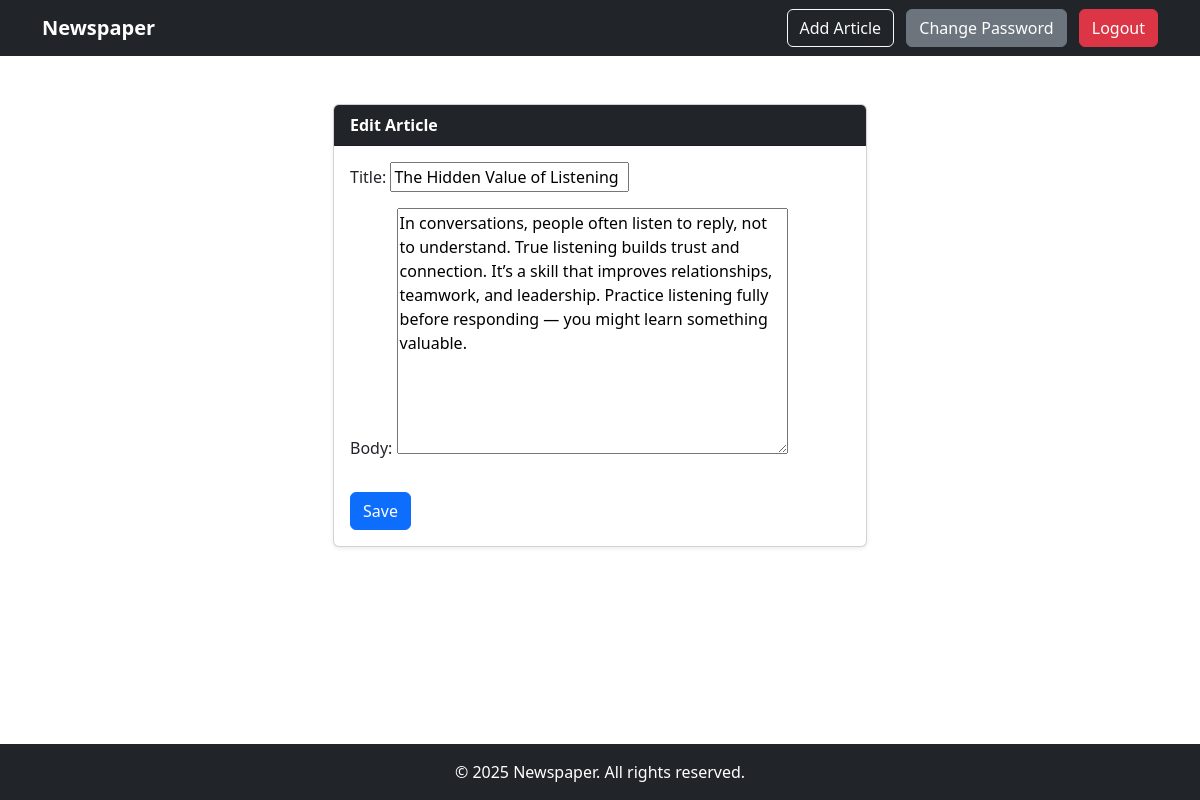
Screenshot of /edit_article/5 (signed in) with the database file from the repository.
### articles/models.py (models this page shows, shortened)
class Article(models.Model):
    title = models.CharField(max_length=100)
    body = models.TextField()
    author = models.ForeignKey(User, on_delete=models.CASCADE)
    create_at = models.DateTimeField(auto_now_add=True)  # Add Date Automatically

### articles/views.py (the view)
# urls.py: path("edit_article/<int:pk>", views.EditArticle, name="edit_article"),
def EditArticle(request, pk):
    article = Article.objects.get(id=pk)
    form = ArticleForm(instance=article)
    if request.method == "POST":
        form = ArticleForm(request.POST, instance=article)
        if form.is_valid():
            form.save()
            return redirect("article_details", pk=article.pk)
    context = {"form": form}
    return render(request, "articles/edit_article.html", context)

### articles/forms.py
class ArticleForm(forms.ModelForm):
    class Meta:
        model = Article
        fields = ["title", "body"]

### templates/articles/edit_article.html
{% extends "base.html" %} {% block content %}
<div class="container mt-4">
  <div class="row justify-content-center">
    <div class="col-md-8 col-lg-6">
      <div class="card shadow-sm">
        <div class="card-header bg-dark text-white fw-bold">Edit Article</div>
        <div class="card-body">
          <form action="" method="post">
            {% csrf_token %} {{ form.as_p }}
            <button type="submit" class="btn btn-primary mt-3">Save</button>
          </form>
        </div>
      </div>
    </div>
  </div>
</div>
{% endblock content %}

### rows the page displays
Article: title "The Hidden Value of Listening", body "In conversations, people often listen to reply, not to understand. True listening builds trust and connection. It’s a skill that improves relationships, teamwork, and leadership. Practice listening fully before responding — you might learn something valuable."

### other values shown
{{ year|default:2025 }} "2025"
